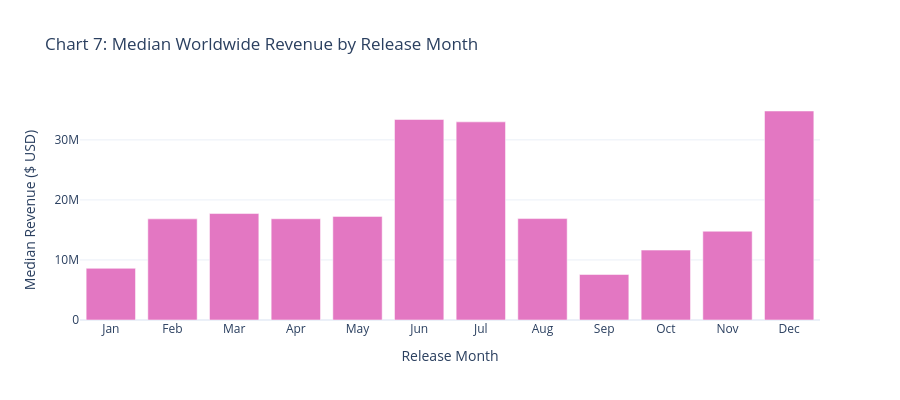
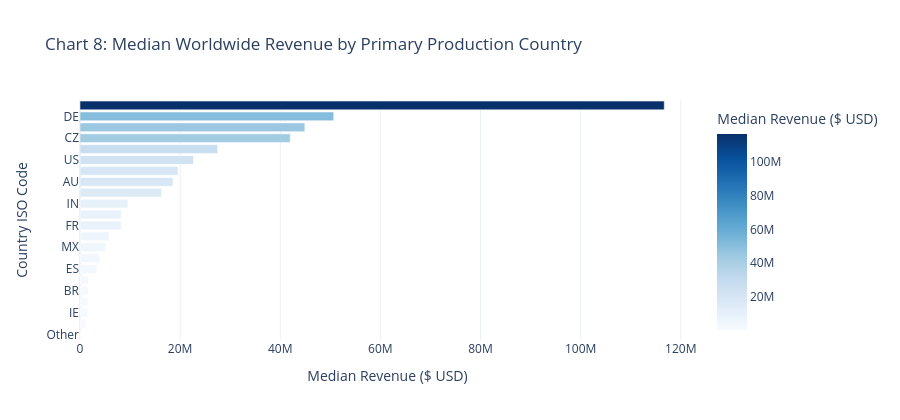

Write notebook code for charts like these, in order.
### Markdown cell above
### Chart 7 & Chart 8: Seasonal Release Timing & Production Country Dominance
*Analytical Takeaway:* Summer (May–July) and holiday windows (November–December) exhibit strong box-office spikes, while US-produced movies dominate global theatrical gross.

### Code cell
monthly_stats = eda_df.groupby("release_month")["revenue"].median().reset_index()
month_labels = ["Jan", "Feb", "Mar", "Apr", "May", "Jun", "Jul", "Aug", "Sep", "Oct", "Nov", "Dec"]
monthly_stats["month_name"] = monthly_stats["release_month"].apply(lambda m: month_labels[int(m)-1] if pd.notna(m) and 1 <= m <= 12 else "Unknown")

fig7 = px.bar(
    monthly_stats, x="month_name", y="revenue",
    title="Chart 7: Median Worldwide Revenue by Release Month",
    labels={"month_name": "Release Month", "revenue": "Median Revenue ($ USD)"},
    color_discrete_sequence=["#e377c2"]
)
fig7.update_layout(height=400)
fig7.show()

top_countries = eda_df.groupby("primary_country")["revenue"].agg(["count", "median"]).reset_index()
top_countries = top_countries[top_countries["count"] >= 10].sort_values(by="median", ascending=True)

fig8 = px.bar(
    top_countries, x="median", y="primary_country", orientation="h",
    title="Chart 8: Median Worldwide Revenue by Primary Production Country",
    labels={"median": "Median Revenue ($ USD)", "primary_country": "Country ISO Code"},
    color="median", color_continuous_scale="Blues"
)
fig8.update_layout(height=420, showlegend=False)
fig8.show()

### Figure 1 — Plotly figure (JSON) as saved in the notebook; plotly's stock layout.template omitted (floating-point values rounded to 4 significant figures)
{"data": [{"hovertemplate": "Release Month=%{x}<br>Median Revenue ($ USD)=%{y}<extra></extra>", "legendgroup": "", "marker": {"color": "#e377c2", "pattern": {"shape": ""}}, "name": "", "orientation": "v", "showlegend": false, "textposition": "auto", "type": "bar", "x": ["Jan", "Feb", "Mar", "Apr", "May", "Jun", "Jul", "Aug", "Sep", "Oct", "Nov", "Dec"], "xaxis": "x", "y": [8607000.0, 16840000.0, 17730000.0, 16860000.0, 17260000.0, 33400000.0, 33000000.0, 16890000.0, 7582000.0, 11640000.0, 14780000.0, 34810000.0], "yaxis": "y"}], "layout": {"barmode": "relative", "height": 400, "legend": {"tracegroupgap": 0}, "title": {"text": "Chart 7: Median Worldwide Revenue by Release Month"}, "xaxis": {"anchor": "y", "domain": [0.0, 1.0], "title": {"text": "Release Month"}}, "yaxis": {"anchor": "x", "domain": [0.0, 1.0], "title": {"text": "Median Revenue ($ USD)"}}}}

### Figure 2 — Plotly figure (JSON) as saved in the notebook; plotly's stock layout.template omitted (floating-point values rounded to 4 significant figures)
{"data": [{"hovertemplate": "Median Revenue ($ USD)=%{marker.color}<br>Country ISO Code=%{y}<extra></extra>", "legendgroup": "", "marker": {"color": [340100.0, 1180000.0, 1494000.0, 1625000.0, 1708000.0, 1730000.0, 3371000.0, 3924000.0, 5102000.0, 5783000.0, 8212000.0, 8262000.0, 9550000.0, 16250000.0, 18580000.0, 19590000.0, 22660000.0, 27500000.0, 41990000.0, 44910000.0, 50680000.0, 116700000.0], "coloraxis": "coloraxis", "pattern": {"shape": ""}}, "name": "", "orientation": "h", "showlegend": false, "textposition": "auto", "type": "bar", "x": [340100.0, 1180000.0, 1494000.0, 1625000.0, 1708000.0, 1730000.0, 3371000.0, 3924000.0, 5102000.0, 5783000.0, 8212000.0, 8262000.0, 9550000.0, 16250000.0, 18580000.0, 19590000.0, 22660000.0, 27500000.0, 41990000.0, 44910000.0, 50680000.0, 116700000.0], "xaxis": "x", "y": ["Other", "DK", "IE", "BE", "BR", "RU", "ES", "KR", "MX", "HK", "FR", "IT", "IN", "GB", "AU", "JP", "US", "CA", "CZ", "CN", "DE", "NZ"], "yaxis": "y"}], "layout": {"barmode": "relative", "coloraxis": {"colorbar": {"title": {"text": "Median Revenue ($ USD)"}}, "colorscale": [[0.0, "rgb(247,251,255)"], [0.125, "rgb(222,235,247)"], [0.25, "rgb(198,219,239)"], [0.375, "rgb(158,202,225)"], [0.5, "rgb(107,174,214)"], [0.625, "rgb(66,146,198)"], [0.75, "rgb(33,113,181)"], [0.875, "rgb(8,81,156)"], [1.0, "rgb(8,48,107)"]]}, "height": 420, "legend": {"tracegroupgap": 0}, "showlegend": false, "title": {"text": "Chart 8: Median Worldwide Revenue by Primary Production Country"}, "xaxis": {"anchor": "y", "domain": [0.0, 1.0], "title": {"text": "Median Revenue ($ USD)"}}, "yaxis": {"anchor": "x", "domain": [0.0, 1.0], "title": {"text": "Country ISO Code"}}}}
